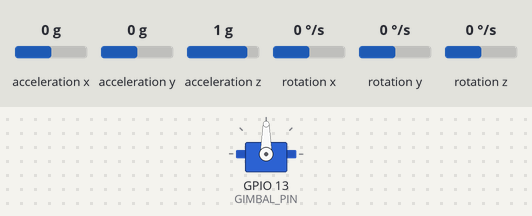
Bench run of a sketch on a simulated ESP32. Shown: servo. Wiring (inferred from the names in the program): MPU-6050 motion sensor at I2C address 0x68. The test bench sets the inputs (shaded band); at power-on: acceleration y 0 g, acceleration z 1 g, rotation x 0 °/s, acceleration x 0 g, rotation y 0 °/s, rotation z 0 °/s.

Above: at 1.2 s.
1.3 s: acceleration y set to -1.4 g
At 3.8 s:
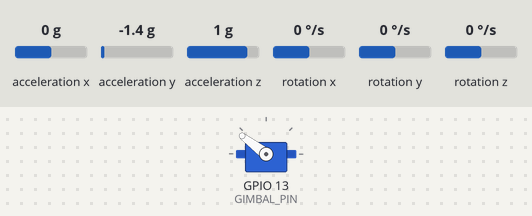
4.3 s: acceleration z set to -0.8 g
At 5.3 s:
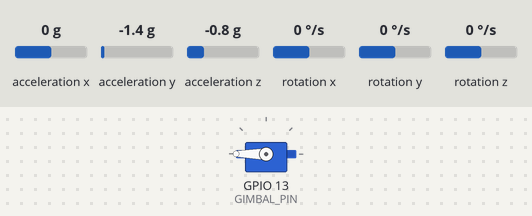
6.2 s: acceleration y set to -0.2 g
7.7 s: acceleration y set to 0.1 g
At 9.5 s:
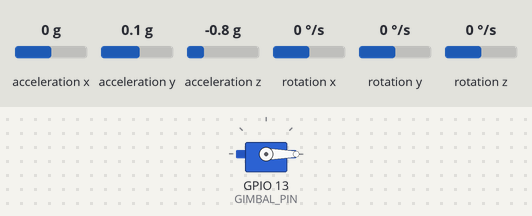
10.0 s: acceleration z set to 0.8 g
At 10.83 s:
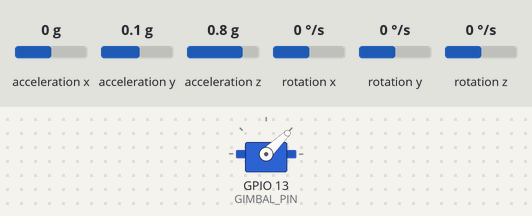
13.0 s: rotation x set to -192 °/s
At 13.73 s:
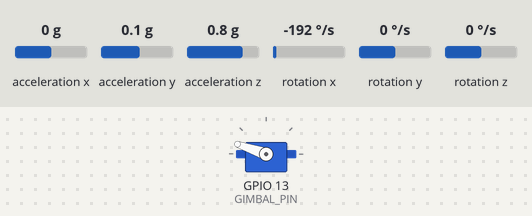
Timing chart, 0 to 16.0 s (numbered marks = the images above; inputs shaded):
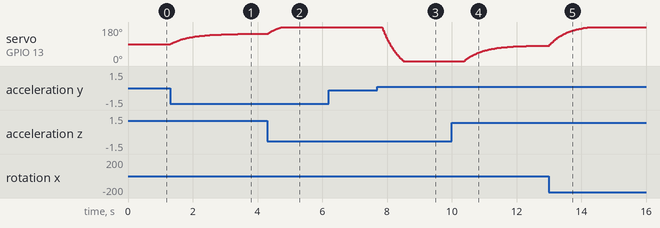

The sketch:

04_gimbal_mpu6050.ino
```cpp
// Station 4 - roll gimbal: the servo turns opposite to the drone's tilt so
// the camera stays level. MPU6050 on SDA->GPIO21, SCL->GPIO22.
#include <Wire.h>
#include <ESP32Servo.h>

const uint8_t MPU_ADDR = 0x68;
const int GIMBAL_PIN = 13;
const bool STABILISE = true;

Servo gimbal;
float roll = 0;
unsigned long lastUs = 0;

bool readRoll(float &accRoll, float &gx) {
  Wire.beginTransmission(MPU_ADDR);
  Wire.write(0x3B);
  if (Wire.endTransmission(false) != 0) return false;
  if (Wire.requestFrom(MPU_ADDR, (uint8_t)14, (bool)true) != 14) return false;
  int16_t v[7];
  for (int i = 0; i < 7; i++) {
    int16_t hi = Wire.read();
    int16_t lo = Wire.read();
    v[i] = (int16_t)((hi << 8) | (lo & 0xFF));
  }
  accRoll = atan2f(v[1] / 16384.0f, v[2] / 16384.0f) * RAD_TO_DEG;
  gx = v[4] / 131.0f;
  return true;
}

void setup() {
  Wire.begin(21, 22);
  Wire.beginTransmission(MPU_ADDR);
  Wire.write(0x6B); Wire.write(0x00);
  Wire.endTransmission(true);
  ESP32PWM::allocateTimer(0);
  gimbal.setPeriodHertz(50);
  gimbal.attach(GIMBAL_PIN, 500, 2500);
  lastUs = micros();
}

void loop() {
  float accRoll, gx;
  if (readRoll(accRoll, gx)) {
    unsigned long now = micros();
    float dt = (now - lastUs) / 1e6f;
    lastUs = now;
    roll = 0.98f * (roll + gx * dt) + 0.02f * accRoll;   // degrees
  }

  float target = STABILISE ? 90.0f - roll : 90.0f;       // opposite direction
  target = constrain(target, 0.0f, 180.0f);              // servo stops
  gimbal.write((int)target);
  delay(10);
}
```

Measured:
- the behaviour switches between -0.1 and 0 g on acceleration y (found by bisection; images 2 and 3)
- after the input at 1.3 s, servo on GPIO 13 (GIMBAL_PIN): moves from 90° to 144° over 2.7 s, starting at once
- after the input at 4.3 s, servo on GPIO 13 (GIMBAL_PIN): moves from 144° to 180° over 0.45 s, starting at once
- after the input at 6.2 s, every drawn part: stays the same
- after the input at 7.7 s, servo on GPIO 13 (GIMBAL_PIN): moves from 180° to 0° over 0.65 s, starting after 0.15 s
- after the input at 10.0 s, servo on GPIO 13 (GIMBAL_PIN): moves from 0° to 82° over 2.6 s, starting after 0.39 s
- after the input at 13.0 s, servo on GPIO 13 (GIMBAL_PIN): moves from 82° to 180° over 1.3 s, starting at once
